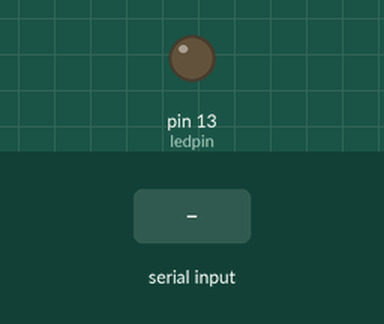
Simulated run of this sketch. Board: Arduino Uno, built with avr-gcc and run on an emulated ATmega328P. Parts: output pins drawn as LEDs (lit = HIGH). The inputs (shaded band) are chosen by the test bench. What the sketch prints to the serial monitor is not drawn.

Above: at 1.2 s.
1.3 s: "A" received over Serial
At 2.7 s:
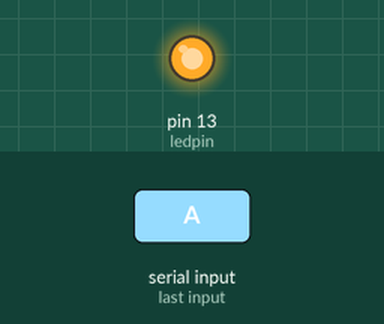
3.5 s: "B" received over Serial
At 4.3 s:
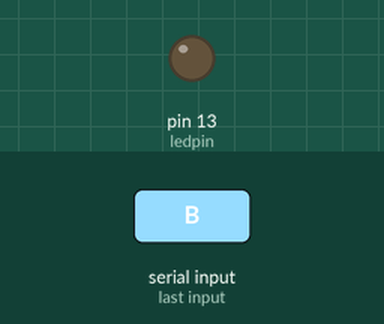
Timing chart, 0 to 6.5 s (numbered marks = the images above; inputs shaded):
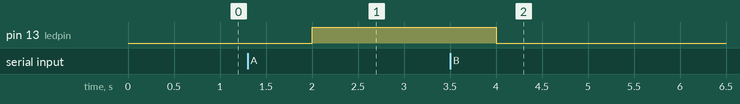

Measured:
- after the input at 1.3 s, pin 13 (ledpin): LOW → HIGH after 0.70 s
- after the input at 3.5 s, pin 13 (ledpin): HIGH → LOW after 0.50 s

The sketch:

serialport.ino
```cpp
int val;
int ledpin = 13;
void setup()
{
  Serial.begin(9600);
  pinMode(ledpin, OUTPUT);
}
void loop()
{
  val = Serial.read();
  if (val == 'A')
  {
    digitalWrite(ledpin, HIGH);
    Serial.write(val);
    Serial.print(" ");
    Serial.print(val);
    Serial.println(" turn on!");
  }
  else
  {
    if (val == 'B')
    {
      digitalWrite(ledpin, LOW);
      Serial.write(val);
      Serial.print(" ");
      Serial.print(val);
      Serial.println(" turn off!");
    }
    else
    {
      Serial.write(val);
      Serial.print(" ");
      Serial.println(val);
    }
  }
  delay(1000);
}
```
